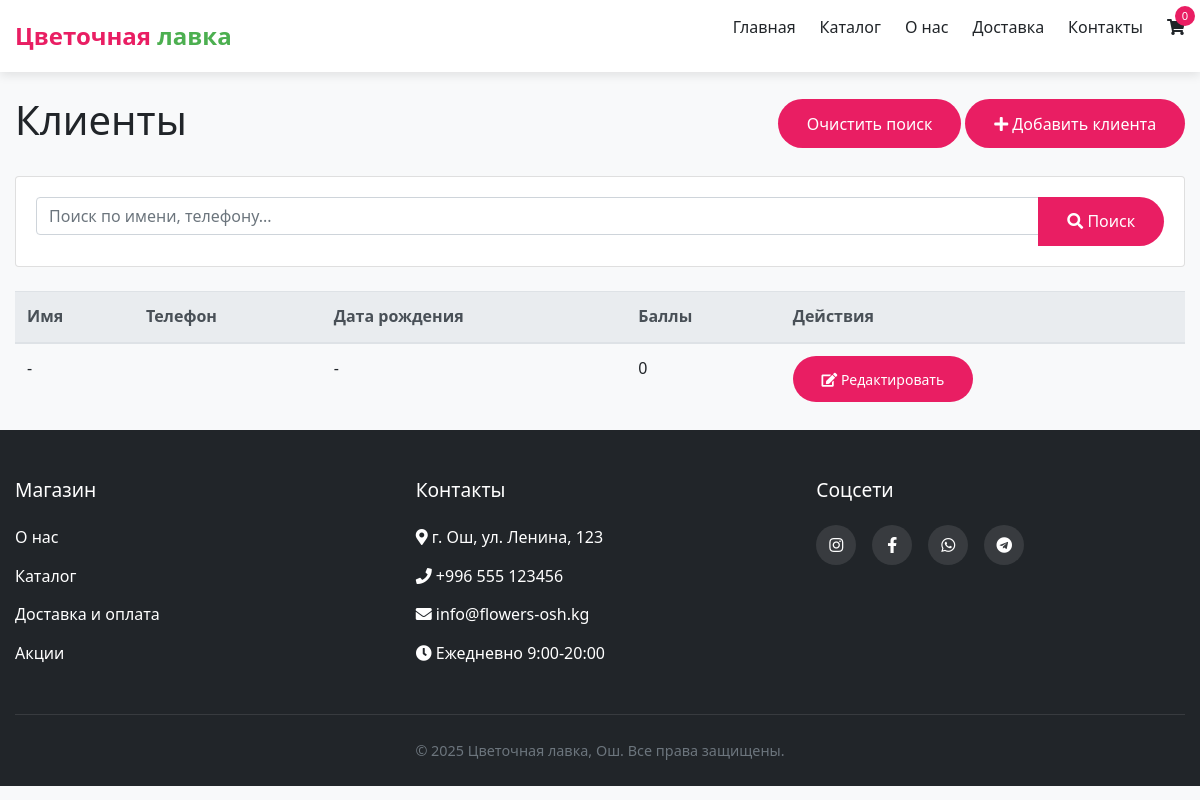
/customer-list/, run on an earlier commit of the app's database.
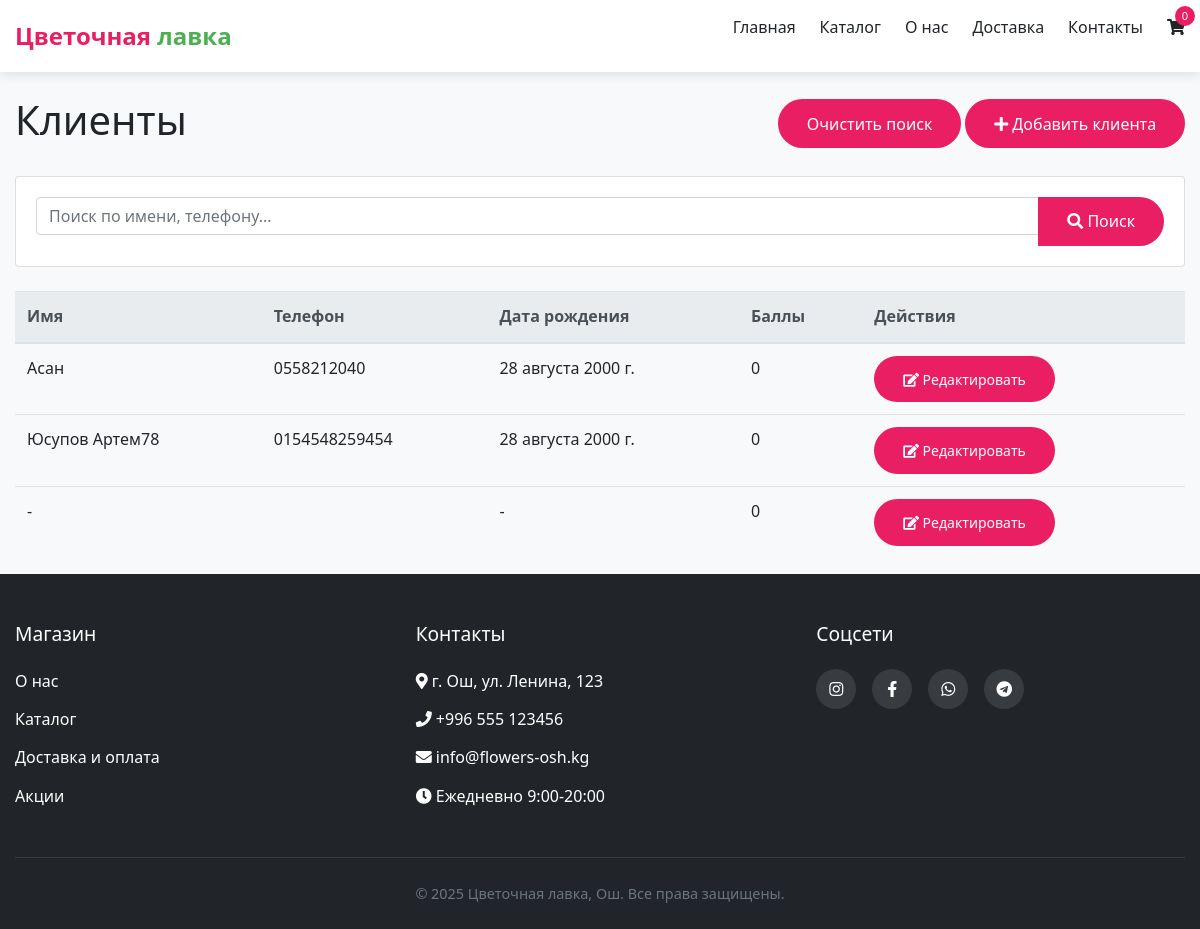
And on a later commit of the database.
### core/models.py (models this page shows, shortened)
class Customer(models.Model):
    full_name = models.CharField(max_length=100, verbose_name="Полное имя")
    phone = models.CharField(max_length=20, verbose_name="Телефон",)
    birthday = models.DateField(
        null=True,
        blank=True,
        verbose_name="Дата рождения"
    )
    spouse_name = models.CharField(
        max_length=100,
        blank=True,
        verbose_name="Имя супруга/супруги (жена или муж)"
    )
    spouse_birthday = models.DateField(
        null=True,
        blank=True,
        verbose_name="Дата рождения супруга/супруги"
    )
    spouse_phone = models.CharField(max_length=20, verbose_name="Телефон супруга/супруги", blank=True)
    favorite_flowers = models.CharField(
        max_length=200,
        blank=True,
        verbose_name="Любимые цветы"
    )
    notes = models.TextField(blank=True, verbose_name="Заметки")
    point = models.PositiveIntegerField(
        default=0,
        validators=[MinValueValidator(0)],
        verbose_name="Баллы"
    )
    class Meta:
        verbose_name = "Клиент"
        verbose_name_plural = "Клиенты"
        ordering = ['-id']

### core/views.py (the view, shortened to what this page needs)
# urls.py: path('customer-list/', views.CustomerListView.as_view(), name='customer-list'),
class CustomerListView(ListView):
    model = Customer
    template_name = 'customers/customer_list.html'
    context_object_name = 'customers'
    paginate_by = 20
    def get_queryset(self):
        queryset = super().get_queryset()
        search_query = self.request.GET.get('search', '')
        return queryset

### core/templates/customers/customer_list.html (shortened to what this page needs)
{% extends 'base.html' %}
{% block content %}
<div class="container mt-4">
    <div class="d-flex justify-content-between align-items-center mb-4">
        <h1>Клиенты</h1>
        <div>
            <button class="btn btn-secondary" onclick="window.location.href = window.location.pathname">
                Очистить поиск
            </button>
            <a href="{% url 'customer-add' %}" class="btn btn-primary">
                <i class="fas fa-plus"></i> Добавить клиента
            </a>
        </div>
    </div>
    <div class="card mb-4">
        <div class="card-body">
            <form method="get" class="form-inline">
                <div class="input-group w-100">
                    <input type="text" name="search" class="form-control"
                           placeholder="Поиск по имени, телефону..."
                           value="{{ request.GET.search }}">
                    <div class="input-group-append">
                        <button class="btn btn-outline-secondary" type="submit">
                            <i class="fas fa-search"></i> Поиск
                        </button>
                    </div>
                </div>
            </form>
        </div>
    </div>
    <div class="table-responsive">
        <table class="table table-hover">
            <thead class="thead-light">
                <tr>
                    <th>Имя</th>
                    <th>Телефон</th>
                    <th>Дата рождения</th>
                    <th>Баллы</th>
                    <th>Действия</th>
                </tr>
            </thead>
            <tbody>
                {% for customer in customers %}
                <tr>
                    <td>{{ customer.full_name|default:"-" }}</td>
                    <td>{{ customer.phone }}</td>
                    <td>{{ customer.birthday|default:"-" }}</td>
                    <td>{{ customer.point }}</td>
                    <td>
                        <a href="{% url 'customer-edit' customer.pk %}"
                           class="btn btn-sm btn-outline-primary">
                            <i class="fas fa-edit"></i> Редактировать
                        </a>
                    </td>
                </tr>
                {% empty %}
                <tr>
                    <td colspan="5" class="text-center">Клиенты не найдены</td>
                </tr>
                {% endfor %}
            </tbody>
        </table>
    </div>
</div>
{% endblock %}

### core/templates/base.html (shortened to what this page needs)
{% load custom_filters %}
{% load query_transform %}
{% load static %}
<!DOCTYPE html>
<html lang="ru">
<head>
    <link rel="stylesheet" href="https://cdnjs.cloudflare.com/ajax/libs/font-awesome/6.0.0-beta3/css/all.min.css">
    <link rel="stylesheet" href="https://cdnjs.cloudflare.com/ajax/libs/font-awesome/5.15.4/css/all.min.css">
    <link rel="stylesheet" href="https://stackpath.bootstrapcdn.com/bootstrap/4.5.2/css/bootstrap.min.css">
    <link rel="stylesheet" href="{% static "css/style.css" %}">
</head>
<body>
    {% include 'components/header.html' %}
    <main>
        {% block content %}{% endblock %}
    </main>
    {% include 'components/footer.html' %}
</body>
</html>

### core/templates/components/header.html (shortened to what this page needs)
{% load static %}
<header>
    <div class="container">
        <div class="header-content">
            <a href="{% url 'index' %}" class="logo">Цветочная <span>лавка</span></a>
            <nav>
                <ul>
                    <li><a href="{% url 'index' %}">Главная</a></li>
                    <li><a href="{% url 'catalog' %}">Каталог</a></li>
                    <li><a href="{% url 'about' %}">О нас</a></li>
                    <li><a href="{% url 'delivery' %}">Доставка</a></li>
                    <li><a href="{% url 'contacts' %}">Контакты</a></li>
                    <li>
                        <a href="{% url 'cart_detail' %}" class="cart-icon">
                            <i class="fas fa-shopping-cart"></i>
                            {% with cart=request.session.cart %}
                                <span class="cart-count">{{ request.session.cart_items_count|default:0 }}</span>
                            {% endwith %}
                        </a>
                    </li>
                </ul>
            </nav>
        </div>
    </div>
</header>

### core/templates/components/footer.html
{% load static %}
<footer>
    <div class="container">
        <div class="footer-content">
            <div class="footer-column">
                <h3>Магазин</h3>
                <ul>
                    <li><a href="{% url 'about' %}">О нас</a></li>
                    <li><a href="{% url 'catalog' %}">Каталог</a></li>
                    <li><a href="{% url 'delivery' %}">Доставка и оплата</a></li>
                    <li><a href="#">Акции</a></li>
                </ul>
            </div>
            <div class="footer-column">
                <h3>Контакты</h3>
                <ul>
                    <li><i class="fas fa-map-marker-alt"></i> г. Ош, ул. Ленина, 123</li>
                    <li><i class="fas fa-phone"></i> +996 555 123456</li>
                    <li><i class="fas fa-envelope"></i> info@flowers-osh.kg</li>
                    <li><i class="fas fa-clock"></i> Ежедневно 9:00-20:00</li>
                </ul>
            </div>
            <div class="footer-column">
                <h3>Соцсети</h3>
                <div class="social-links">
                    <a href="#"><i class="fab fa-instagram"></i></a>
                    <a href="#"><i class="fab fa-facebook-f"></i></a>
                    <a href="#"><i class="fab fa-whatsapp"></i></a>
                    <a href="#"><i class="fab fa-telegram"></i></a>
                </div>
            </div>
        </div>
        <div class="copyright">
            &copy; 2025 Цветочная лавка, Ош. Все права защищены.
        </div>
    </div>
</footer>

### core/templates/base.html (style rules this page uses)
:root { --primary-color: #e91e63; --primary-dark: #c2185b; --secondary-color: #4caf50; --light-color: #f8f9fa; --dark-color: #212529; --gray-color: #6c757d; --white: #ffffff; --box-shadow: 0 3px 10px rgba(0,0,0,0.1); --transition: all 0.3s ease; }
* { margin: 0; padding: 0; box-sizing: border-box; }
body { font-family: 'Segoe UI', Tahoma, Geneva, Verdana, sans-serif; line-height: 1.6; color: var(--dark-color); background-color: var(--light-color); }
a { text-decoration: none; color: inherit; }
.container { width: 100%; max-width: 1200px; margin: 0 auto; padding: 0 15px; }
header { background-color: var(--white); box-shadow: var(--box-shadow); position: sticky; top: 0; z-index: 100; }
.header-content { display: flex; justify-content: space-between; align-items: center; padding: 15px 0; }
.logo { font-size: 1.5rem; font-weight: 700; color: var(--primary-color); }
.logo span { color: var(--secondary-color); }
nav ul { display: flex; list-style: none; }
nav ul li { margin-left: 1.5rem; }
nav ul li a { font-weight: 500; transition: var(--transition); position: relative; }
nav ul li a::after { content: ''; position: absolute; bottom: -5px; left: 0; width: 0; height: 2px; background-color: var(--primary-color); transition: var(--transition); }
.cart-icon { position: relative; }
.cart-count { position: absolute; top: -10px; right: -10px; background-color: var(--primary-color); color: var(--white); border-radius: 50%; width: 20px; height: 20px; display: flex; align-items: center; justify-content: center; font-size: 0.7rem; }
footer { background-color: var(--dark-color); color: var(--white); padding: 3rem 0 1.5rem; }
.footer-content { display: grid; grid-template-columns: repeat(auto-fit, minmax(250px, 1fr)); gap: 2rem; margin-bottom: 2rem; }
.footer-column h3 { font-size: 1.2rem; margin-bottom: 1.5rem; color: var(--white); }
.footer-column ul { list-style: none; }
.footer-column ul li { margin-bottom: 0.8rem; }
.footer-column ul li a { transition: var(--transition); }
.social-links { display: flex; gap: 1rem; }
.social-links a { display: inline-flex; align-items: center; justify-content: center; width: 40px; height: 40px; background-color: rgba(255,255,255,0.1); border-radius: 50%; transition: var(--transition); }
.copyright { text-align: center; padding-top: 1.5rem; border-top: 1px solid rgba(255,255,255,0.1); font-size: 0.9rem; color: var(--gray-color); }
.btn { display: inline-block; background-color: var(--primary-color); color: var(--white); padding: 0.8rem 1.8rem; border-radius: 30px; font-weight: 500; transition: var(--transition); border: none; cursor: pointer; text-align: center; }

What changed in the data, as far as the page shows it:
added Customer: full_name "Асан", phone "0558212040", birthday "28 августа 2000 г.", point "0"
added Customer: full_name "Юсупов Артем78", phone "0154548259454", birthday "28 августа 2000 г.", point "0"
